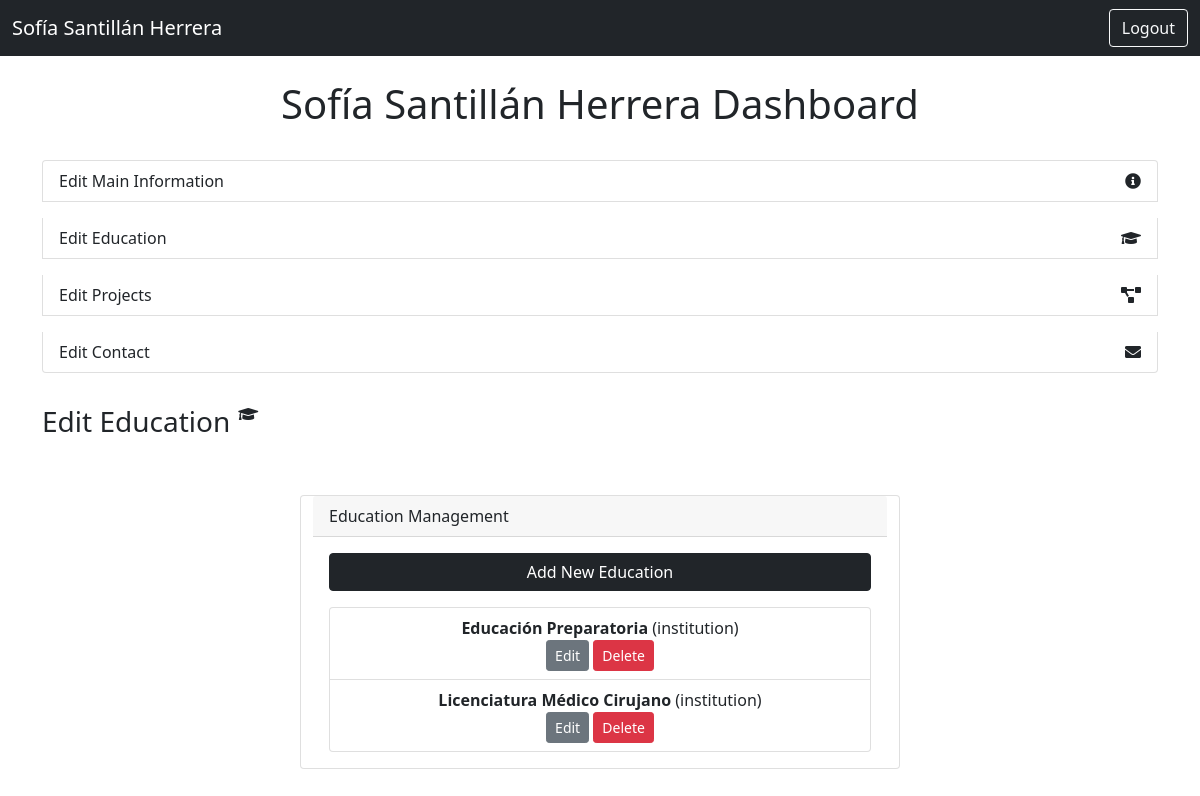
The app's page /edit_education (signed in) with its own data.
### app.py (models this page shows)
class Contact(db.Model):
    id = db.Column(db.Integer, primary_key=True)
    name = db.Column(db.String(100), default="Default Name")
    professional_title = db.Column(db.String(100), default="Default Title")
    description = db.Column(db.String(500), default="Default Description")
    email = db.Column(db.String(100), default="default@example.com")
    cellphone = db.Column(db.String(20), default="123-456-7890")
    instagram = db.Column(db.String(100), default="default_instagram")
    facebook = db.Column(db.String(100), default="default_facebook")
    linkedin = db.Column(db.String(100), default="default_linkedin")

class Education(db.Model):
    id = db.Column(db.Integer, primary_key=True)
    education_type = db.Column(db.String(50))  # institution or course
    name = db.Column(db.String(150))
    duration = db.Column(db.String(100))
    reference_contact = db.Column(db.String(150), nullable=True)
    description = db.Column(db.Text, nullable=True)

### app.py (the view)
@app.route('/edit_education')
@login_required
def edit_education():
    educations = Education.query.all()
    contact_info = Contact.query.first()
    return render_template('edit_education.html',contact=contact_info,educations=educations)

### app.py (called while the page is built)
@login_manager.user_loader
def load_user(user_id):
    return User.query.get(int(user_id))

### templates/edit_education.html (shortened to what this page needs)
{%extends 'dashboard.html'%}
{%block content%}
<div class="container d-flex flex-row align-items-center">
    <h3 class="mt-4">Edit Education</h3>
    <i class="fas fa-graduation-cap mx-2"></i>
</div>
<div class="card mt-5 col-sm-6 d-flex flex-column justify-content-center container my-3">
    <div class="card-header">
        Education Management
    </div>
    <div class="card-body">
        <div class="d-grid gap-2">
            <a href="{{ url_for('add_education') }}" class="btn btn-dark mb-3">Add New Education</a>
        </div>
        <ul class="list-group">
            {% for edu in educations %}
            <li class="list-group-item text-center">
                <strong>{{ edu.name }}</strong> ({{ edu.education_type }})
                <div>
                    <a href="{{ url_for('update_education', education_id=edu.id) }}" class="btn btn-sm btn-secondary ml-2">Edit</a>
                    <a href="{{ url_for('delete_education', education_id=edu.id) }}" class="btn btn-sm btn-danger ml-2">Delete</a>
                </div>
            </li>
            {% endfor %}
        </ul>
    </div>
</div>
{%endblock%}

### templates/dashboard.html (shortened to what this page needs)
<!DOCTYPE html>
<html lang="en">
<head>
    <link href="https://cdn.jsdelivr.net/npm/bootstrap@5.1.0/dist/css/bootstrap.min.css" rel="stylesheet">
    <link rel="stylesheet" href="https://cdnjs.cloudflare.com/ajax/libs/font-awesome/5.15.3/css/all.min.css">
</head>
<body>
    <nav class="navbar navbar-dark bg-dark">
        <div class="container-fluid">
            <a class="navbar-brand" href="/">{{contact.name}}</a>
            <a class="btn btn-outline-light" href="/logout">Logout</a>
        </div>
    </nav>
    <div class="container text-center">
        <h1 class="mt-4">{{contact.name}} Dashboard</h1>
    </div>
    <div class="container mt-4">
        <div class="list-group">
            <a href="/edit_main_information" class="list-group-item list-group-item-action d-flex justify-content-between align-items-center my-2">
                Edit Main Information
                <i class="fas fa-info-circle"></i>
            </a>
            <a href="/edit_education" class="list-group-item list-group-item-action d-flex justify-content-between align-items-center my-2">
                Edit Education
                <i class="fas fa-graduation-cap"></i>
            </a>
            <a href="/edit_projects" class="list-group-item list-group-item-action d-flex justify-content-between align-items-center my-2">
                Edit Projects
                <i class="fas fa-project-diagram"></i>
            </a>
            <a href="/edit_contact" class="list-group-item list-group-item-action d-flex justify-content-between align-items-center my-2">
                Edit Contact
                <i class="fas fa-envelope"></i>
            </a>
        </div>
    </div>
    {% block content %}{% endblock %}
</body>
</html>

### records on screen
Contact: name "Sofía Santillán Herrera"
Education: name "Educación Preparatoria", education_type "institution"
Education: name "Licenciatura Médico Cirujano", education_type "institution"
